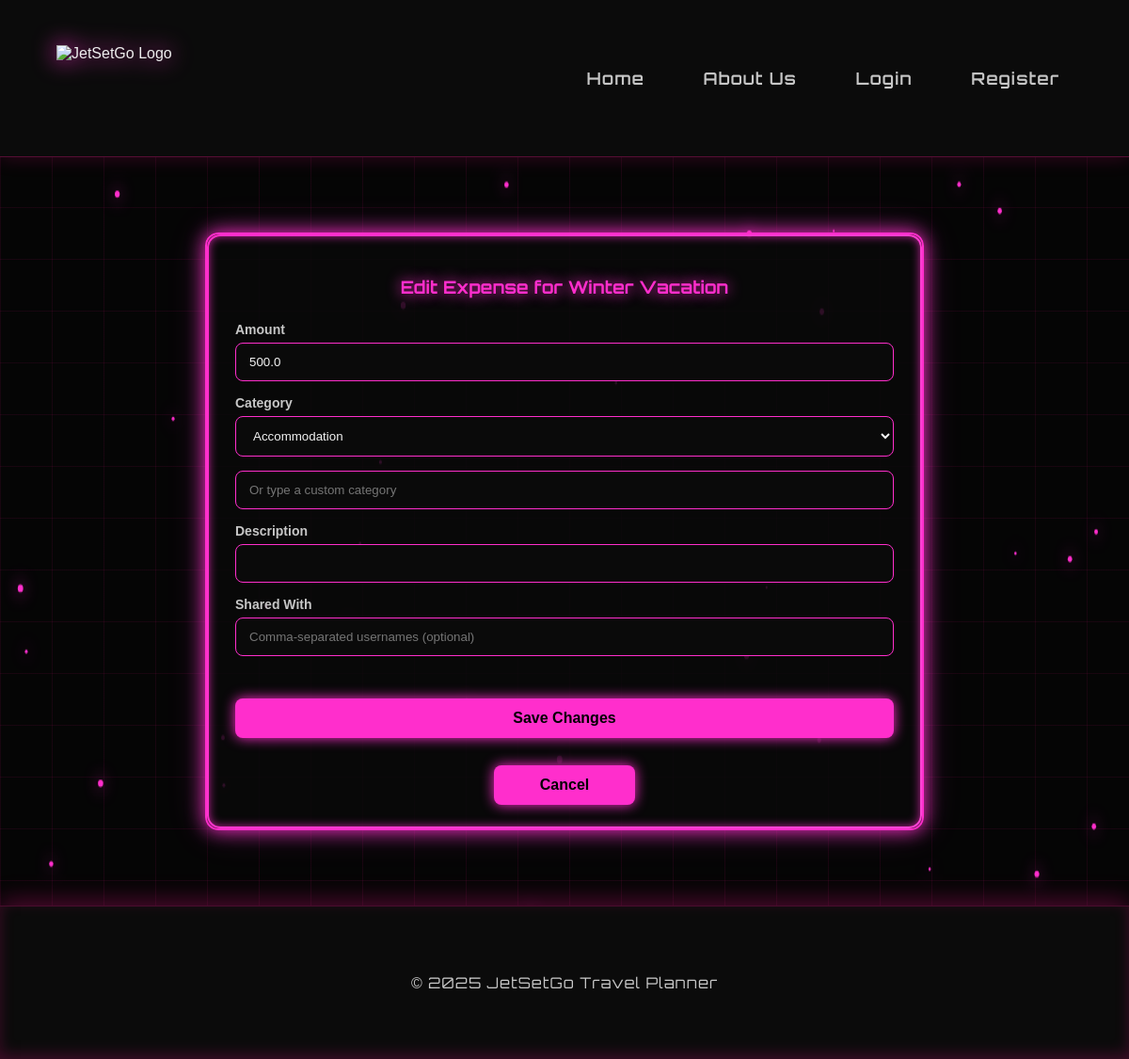
Page /expense/1/edit on the committed database.
### app/models.py (models this page shows, shortened)
class Trip(db.Model):
    __tablename__ = "trip"
    id = db.Column(db.Integer, primary_key=True)
    title = db.Column(db.String(100), nullable=False)
    start_date = db.Column(db.Date, nullable=False)
    end_date = db.Column(db.Date, nullable=False)
    description = db.Column(db.Text, nullable=True)
    destinations = db.relationship(
        "TripDestination",
        backref="trip",
        cascade="all, delete-orphan",
        lazy=True
    )
    itinerary = db.relationship("ItineraryItem", backref="trip", lazy=True, cascade="all, delete-orphan")
    budget = db.relationship("Budget", backref="trip", uselist=False, cascade="all, delete-orphan")
    participants = db.relationship("User", secondary=trip_users, backref=db.backref("trips", lazy="dynamic"))
    reviews = db.relationship("Review", backref="trip", lazy=True, cascade="all, delete-orphan")

class Expense(db.Model):
    __tablename__ = "expense"
    id = db.Column(db.Integer, primary_key=True)
    amount = db.Column(db.Float, nullable=False)
    description = db.Column(db.String(200))
    category = db.Column(db.String(50), default="General")
    status = db.Column(db.String(20), default="Unshared")
    budget_id = db.Column(db.Integer, db.ForeignKey("budget.id"), nullable=False)
    shared_users = db.relationship("User", secondary=expense_shared, backref="expenses_shared_with_me")

### app/routes/trips.py (the view, shortened to what this page needs)
@trips_bp.route("/expense/<int:expense_id>/edit", methods=["GET", "POST"])
def edit_expense(expense_id):
    expense = Expense.query.get_or_404(expense_id)
    return render_template("edit_expense.html", expense=expense)

### app/templates/edit_expense.html (shortened to what this page needs)
{% extends "base.html" %}
{% block content %}
<div class="container mt-4 edit-trip-card">
    <h3 class="edit-trip-heading">Edit Expense for {{ expense.budget.trip.title }}</h3>
    <form method="POST" class="edit-trip-form">
        <div class="mb-3">
            <label for="amount" class="edit-label"><b>Amount</b></label>
            <input type="number" name="amount" id="amount" step="0.01" min="0"
                   value="{{ expense.amount }}" required class="edit-input">
        </div>
        <div class="mb-3">
            <label for="category" class="edit-label"><b>Category</b></label>
            <div class="select-wrapper mb-2">
            <select name="category" id="category" class="form-select mb-2 edit-input">
                {% set categories = ["Food", "Transport", "Accommodation", "Shopping", "Entertainment", "Miscellaneous"] %}
                {% for cat in categories %}
                    <option value="{{ cat }}" {% if expense.category == cat %}selected{% endif %}>{{ cat }}</option>
                {% endfor %}
            </select>
            </div>
            <input type="text" id="customCategory" class="edit-input" placeholder="Or type a custom category"
                   value="{% if expense.category not in categories %}{{ expense.category }}{% endif %}">
        </div>
        <div class="mb-3">
            <label for="description" class="edit-label"><b>Description</b></label>
            <input type="text" name="description" id="description"
                   value="{{ expense.description }}" class="edit-input">
        </div>
        <div class="mb-3">
            <label for="shared_with" class="edit-label"><b>Shared With</b></label>
            <input type="text" name="shared_with" id="shared_with"
                   value="{{ expense.shared_users | map(attribute='username') | join(', ') }}" class="edit-input"
                   placeholder="Comma-separated usernames (optional)">
        </div>
        <div class="d-flex justify-content-between edit-buttons">
            <button type="submit" class="btn btn-save">Save Changes</button>
            <a href="{{ url_for('trips.trip_budget', trip_id=expense.budget.trip.id) }}"
               class="btn-link cancel-btn">Cancel</a>
        </div>
    </form>
</div>
{% endblock %}

### rows in the picture
Trip: budget.trip "Winter Vacation"
Expense: amount "500.0", category "Accommodation"

### other values in the picture
{{ 2025 }} "2025"
